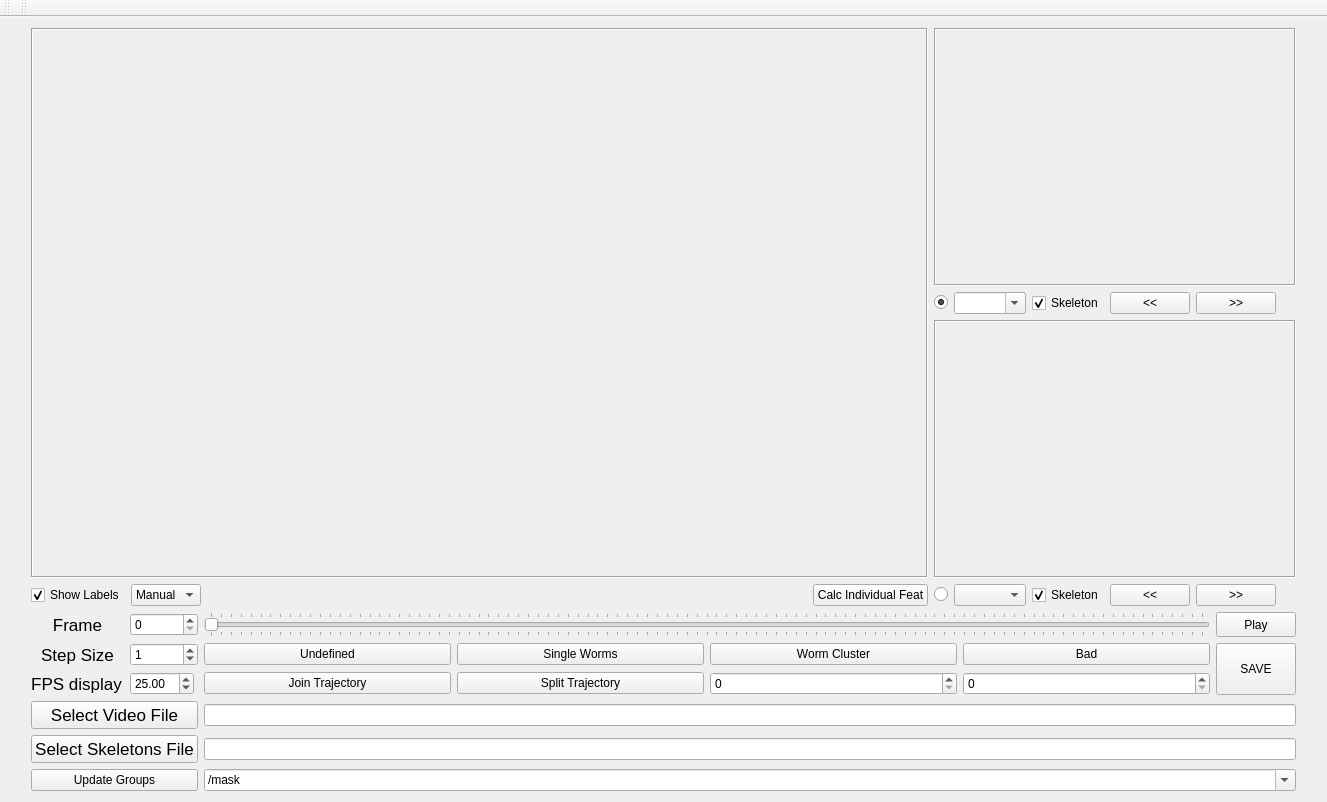
<?xml version="1.0" encoding="UTF-8"?>
<ui version="4.0">
 <class>ImageViewer</class>
 <widget class="QMainWindow" name="ImageViewer">
  <property name="geometry">
   <rect>
    <x>0</x>
    <y>0</y>
    <width>1327</width>
    <height>802</height>
   </rect>
  </property>
  <property name="sizePolicy">
   <sizepolicy hsizetype="Preferred" vsizetype="Fixed">
    <horstretch>0</horstretch>
    <verstretch>0</verstretch>
   </sizepolicy>
  </property>
  <property name="windowTitle">
   <string>ImageViewer</string>
  </property>
  <property name="layoutDirection">
   <enum>Qt::LeftToRight</enum>
  </property>
  <widget class="QWidget" name="centralWidget">
   <property name="enabled">
    <bool>true</bool>
   </property>
   <layout class="QGridLayout" name="gridLayout_4">
    <item row="0" column="1">
     <layout class="QGridLayout" name="gridLayout_3">
      <property name="sizeConstraint">
       <enum>QLayout::SetMaximumSize</enum>
      </property>
      <item row="0" column="4" colspan="6">
       <widget class="QLabel" name="wormCanvas1">
        <property name="sizePolicy">
         <sizepolicy hsizetype="Ignored" vsizetype="Ignored">
          <horstretch>0</horstretch>
          <verstretch>0</verstretch>
         </sizepolicy>
        </property>
        <property name="frameShape">
         <enum>QFrame::Box</enum>
        </property>
        <property name="frameShadow">
         <enum>QFrame::Sunken</enum>
        </property>
        <property name="text">
         <string/>
        </property>
       </widget>
      </item>
      <item row="1" column="7">
       <widget class="QPushButton" name="pushButton_ROI1_RW">
        <property name="text">
         <string>&lt;&lt;</string>
        </property>
       </widget>
      </item>
      <item row="4" column="5">
       <widget class="QComboBox" name="comboBox_ROI2">
        <property name="editable">
         <bool>false</bool>
        </property>
       </widget>
      </item>
      <item row="4" column="6">
       <widget class="QCheckBox" name="checkBox_ROI2">
        <property name="text">
         <string>Skeleton</string>
        </property>
        <property name="checked">
         <bool>true</bool>
        </property>
       </widget>
      </item>
      <item row="1" column="4">
       <widget class="QRadioButton" name="radioButton_ROI1">
        <property name="text">
         <string/>
        </property>
        <property name="checked">
         <bool>true</bool>
        </property>
       </widget>
      </item>
      <item row="2" column="4" colspan="6">
       <widget class="QLabel" name="wormCanvas2">
        <property name="sizePolicy">
         <sizepolicy hsizetype="Ignored" vsizetype="Ignored">
          <horstretch>0</horstretch>
          <verstretch>0</verstretch>
         </sizepolicy>
        </property>
        <property name="frameShape">
         <enum>QFrame::Box</enum>
        </property>
        <property name="frameShadow">
         <enum>QFrame::Sunken</enum>
        </property>
        <property name="text">
         <string/>
        </property>
       </widget>
      </item>
      <item row="4" column="4">
       <widget class="QRadioButton" name="radioButton_ROI2">
        <property name="text">
         <string/>
        </property>
       </widget>
      </item>
      <item row="1" column="5">
       <widget class="QComboBox" name="comboBox_ROI1">
        <property name="editable">
         <bool>true</bool>
        </property>
       </widget>
      </item>
      <item row="4" column="7">
       <widget class="QPushButton" name="pushButton_ROI2_RW">
        <property name="text">
         <string>&lt;&lt;</string>
        </property>
       </widget>
      </item>
      <item row="1" column="8">
       <widget class="QPushButton" name="pushButton_ROI1_FF">
        <property name="sizePolicy">
         <sizepolicy hsizetype="Maximum" vsizetype="Fixed">
          <horstretch>0</horstretch>
          <verstretch>0</verstretch>
         </sizepolicy>
        </property>
        <property name="text">
         <string>&gt;&gt;</string>
        </property>
       </widget>
      </item>
      <item row="1" column="6">
       <widget class="QCheckBox" name="checkBox_ROI1">
        <property name="text">
         <string>Skeleton</string>
        </property>
        <property name="checked">
         <bool>true</bool>
        </property>
       </widget>
      </item>
      <item row="4" column="8">
       <widget class="QPushButton" name="pushButton_ROI2_FF">
        <property name="text">
         <string>&gt;&gt;</string>
        </property>
       </widget>
      </item>
      <item row="0" column="0" rowspan="3" colspan="4">
       <widget class="QLabel" name="imageCanvas">
        <property name="sizePolicy">
         <sizepolicy hsizetype="Ignored" vsizetype="Ignored">
          <horstretch>0</horstretch>
          <verstretch>0</verstretch>
         </sizepolicy>
        </property>
        <property name="focusPolicy">
         <enum>Qt::ClickFocus</enum>
        </property>
        <property name="frameShape">
         <enum>QFrame::Box</enum>
        </property>
        <property name="frameShadow">
         <enum>QFrame::Sunken</enum>
        </property>
        <property name="text">
         <string/>
        </property>
       </widget>
      </item>
      <item row="4" column="0">
       <widget class="QCheckBox" name="checkBox_showLabel">
        <property name="text">
         <string>Show Labels</string>
        </property>
        <property name="checked">
         <bool>true</bool>
        </property>
       </widget>
      </item>
      <item row="4" column="3">
       <widget class="QPushButton" name="pushButton_feats">
        <property name="text">
         <string>Calc Individual Feat</string>
        </property>
       </widget>
      </item>
      <item row="4" column="2">
       <spacer name="horizontalSpacer_2">
        <property name="orientation">
         <enum>Qt::Horizontal</enum>
        </property>
        <property name="sizeType">
         <enum>QSizePolicy::Fixed</enum>
        </property>
        <property name="sizeHint" stdset="0">
         <size>
          <width>600</width>
          <height>20</height>
         </size>
        </property>
       </spacer>
      </item>
      <item row="4" column="1">
       <widget class="QComboBox" name="comboBox_labelType">
        <item>
         <property name="text">
          <string>Manual</string>
         </property>
        </item>
        <item>
         <property name="text">
          <string>Auto</string>
         </property>
        </item>
       </widget>
      </item>
     </layout>
    </item>
    <item row="0" column="2">
     <spacer name="verticalSpacer_4">
      <property name="orientation">
       <enum>Qt::Vertical</enum>
      </property>
      <property name="sizeHint" stdset="0">
       <size>
        <width>20</width>
        <height>40</height>
       </size>
      </property>
     </spacer>
    </item>
    <item row="0" column="0">
     <spacer name="verticalSpacer_3">
      <property name="orientation">
       <enum>Qt::Vertical</enum>
      </property>
      <property name="sizeType">
       <enum>QSizePolicy::Minimum</enum>
      </property>
      <property name="sizeHint" stdset="0">
       <size>
        <width>20</width>
        <height>40</height>
       </size>
      </property>
     </spacer>
    </item>
    <item row="1" column="1">
     <layout class="QGridLayout" name="gridLayout">
      <item row="0" column="1">
       <widget class="QSpinBox" name="spinBox_frame"/>
      </item>
      <item row="3" column="3" colspan="5">
       <widget class="QLineEdit" name="lineEdit_video">
        <property name="text">
         <string/>
        </property>
       </widget>
      </item>
      <item row="3" column="0" colspan="2">
       <widget class="QPushButton" name="pushButton_video">
        <property name="sizePolicy">
         <sizepolicy hsizetype="Expanding" vsizetype="Fixed">
          <horstretch>0</horstretch>
          <verstretch>0</verstretch>
         </sizepolicy>
        </property>
        <property name="font">
         <font>
          <pointsize>13</pointsize>
         </font>
        </property>
        <property name="text">
         <string>Select Video File</string>
        </property>
       </widget>
      </item>
      <item row="0" column="0">
       <widget class="QLabel" name="label_frame">
        <property name="font">
         <font>
          <pointsize>13</pointsize>
         </font>
        </property>
        <property name="text">
         <string>Frame</string>
        </property>
        <property name="alignment">
         <set>Qt::AlignCenter</set>
        </property>
       </widget>
      </item>
      <item row="4" column="0" colspan="2">
       <widget class="QPushButton" name="pushButton_skel">
        <property name="sizePolicy">
         <sizepolicy hsizetype="Expanding" vsizetype="Fixed">
          <horstretch>0</horstretch>
          <verstretch>0</verstretch>
         </sizepolicy>
        </property>
        <property name="font">
         <font>
          <pointsize>13</pointsize>
         </font>
        </property>
        <property name="text">
         <string>Select Skeletons File</string>
        </property>
       </widget>
      </item>
      <item row="4" column="3" colspan="5">
       <widget class="QLineEdit" name="lineEdit_skel"/>
      </item>
      <item row="0" column="7">
       <widget class="QPushButton" name="playButton">
        <property name="sizePolicy">
         <sizepolicy hsizetype="Minimum" vsizetype="Minimum">
          <horstretch>0</horstretch>
          <verstretch>0</verstretch>
         </sizepolicy>
        </property>
        <property name="text">
         <string>Play</string>
        </property>
        <property name="checkable">
         <bool>false</bool>
        </property>
       </widget>
      </item>
      <item row="1" column="1">
       <widget class="QSpinBox" name="spinBox_step">
        <property name="maximum">
         <number>100000</number>
        </property>
        <property name="value">
         <number>1</number>
        </property>
       </widget>
      </item>
      <item row="2" column="0">
       <widget class="QLabel" name="label_fps">
        <property name="sizePolicy">
         <sizepolicy hsizetype="Maximum" vsizetype="Preferred">
          <horstretch>0</horstretch>
          <verstretch>0</verstretch>
         </sizepolicy>
        </property>
        <property name="font">
         <font>
          <pointsize>13</pointsize>
         </font>
        </property>
        <property name="text">
         <string>FPS display</string>
        </property>
        <property name="alignment">
         <set>Qt::AlignCenter</set>
        </property>
       </widget>
      </item>
      <item row="2" column="1">
       <widget class="QDoubleSpinBox" name="doubleSpinBox_fps">
        <property name="sizePolicy">
         <sizepolicy hsizetype="Maximum" vsizetype="Fixed">
          <horstretch>0</horstretch>
          <verstretch>0</verstretch>
         </sizepolicy>
        </property>
        <property name="maximum">
         <double>100.000000000000000</double>
        </property>
        <property name="value">
         <double>25.000000000000000</double>
        </property>
       </widget>
      </item>
      <item row="5" column="3" colspan="5">
       <widget class="QComboBox" name="comboBox_h5path">
        <property name="editable">
         <bool>true</bool>
        </property>
        <item>
         <property name="text">
          <string>/mask</string>
         </property>
        </item>
        <item>
         <property name="text">
          <string>/full_data</string>
         </property>
        </item>
       </widget>
      </item>
      <item row="1" column="0">
       <widget class="QLabel" name="label_step">
        <property name="font">
         <font>
          <pointsize>13</pointsize>
         </font>
        </property>
        <property name="text">
         <string>Step Size</string>
        </property>
        <property name="alignment">
         <set>Qt::AlignCenter</set>
        </property>
       </widget>
      </item>
      <item row="2" column="5">
       <widget class="QSpinBox" name="spinBox_join1">
        <property name="showGroupSeparator" stdset="0">
         <bool>false</bool>
        </property>
        <property name="maximum">
         <number>999999999</number>
        </property>
       </widget>
      </item>
      <item row="2" column="6">
       <widget class="QSpinBox" name="spinBox_join2">
        <property name="maximum">
         <number>999999999</number>
        </property>
       </widget>
      </item>
      <item row="2" column="3">
       <widget class="QPushButton" name="pushButton_join">
        <property name="text">
         <string>Join Trajectory</string>
        </property>
       </widget>
      </item>
      <item row="2" column="4">
       <widget class="QPushButton" name="pushButton_split">
        <property name="text">
         <string>Split Trajectory</string>
        </property>
       </widget>
      </item>
      <item row="1" column="7" rowspan="2">
       <widget class="QPushButton" name="pushButton_save">
        <property name="sizePolicy">
         <sizepolicy hsizetype="Maximum" vsizetype="Minimum">
          <horstretch>0</horstretch>
          <verstretch>0</verstretch>
         </sizepolicy>
        </property>
        <property name="text">
         <string>SAVE</string>
        </property>
       </widget>
      </item>
      <item row="1" column="3">
       <widget class="QPushButton" name="pushButton_U">
        <property name="text">
         <string>Undefined</string>
        </property>
       </widget>
      </item>
      <item row="1" column="4">
       <widget class="QPushButton" name="pushButton_W">
        <property name="text">
         <string>Single Worms</string>
        </property>
       </widget>
      </item>
      <item row="1" column="5">
       <widget class="QPushButton" name="pushButton_WS">
        <property name="text">
         <string>Worm Cluster</string>
        </property>
       </widget>
      </item>
      <item row="1" column="6">
       <widget class="QPushButton" name="pushButton_B">
        <property name="text">
         <string>Bad</string>
        </property>
       </widget>
      </item>
      <item row="5" column="0" colspan="2">
       <widget class="QPushButton" name="pushButton_h5groups">
        <property name="text">
         <string>Update Groups</string>
        </property>
       </widget>
      </item>
      <item row="0" column="3" colspan="4">
       <widget class="QSlider" name="imageSlider">
        <property name="cursor">
         <cursorShape>OpenHandCursor</cursorShape>
        </property>
        <property name="mouseTracking">
         <bool>true</bool>
        </property>
        <property name="autoFillBackground">
         <bool>false</bool>
        </property>
        <property name="maximum">
         <number>100</number>
        </property>
        <property name="orientation">
         <enum>Qt::Horizontal</enum>
        </property>
        <property name="invertedAppearance">
         <bool>false</bool>
        </property>
        <property name="invertedControls">
         <bool>false</bool>
        </property>
        <property name="tickPosition">
         <enum>QSlider::TicksBothSides</enum>
        </property>
       </widget>
      </item>
     </layout>
    </item>
   </layout>
   <zorder></zorder>
   <zorder>verticalSpacer_3</zorder>
   <zorder>verticalSpacer_4</zorder>
   <zorder></zorder>
  </widget>
  <widget class="QMenuBar" name="menuBar">
   <property name="geometry">
    <rect>
     <x>0</x>
     <y>0</y>
     <width>1327</width>
     <height>22</height>
    </rect>
   </property>
  </widget>
  <widget class="QToolBar" name="mainToolBar">
   <attribute name="toolBarArea">
    <enum>TopToolBarArea</enum>
   </attribute>
   <attribute name="toolBarBreak">
    <bool>false</bool>
   </attribute>
  </widget>
  <widget class="QToolBar" name="toolBar">
   <property name="windowTitle">
    <string>toolBar</string>
   </property>
   <attribute name="toolBarArea">
    <enum>TopToolBarArea</enum>
   </attribute>
   <attribute name="toolBarBreak">
    <bool>false</bool>
   </attribute>
  </widget>
 </widget>
 <layoutdefault spacing="6" margin="11"/>
 <resources/>
 <connections/>
</ui>
